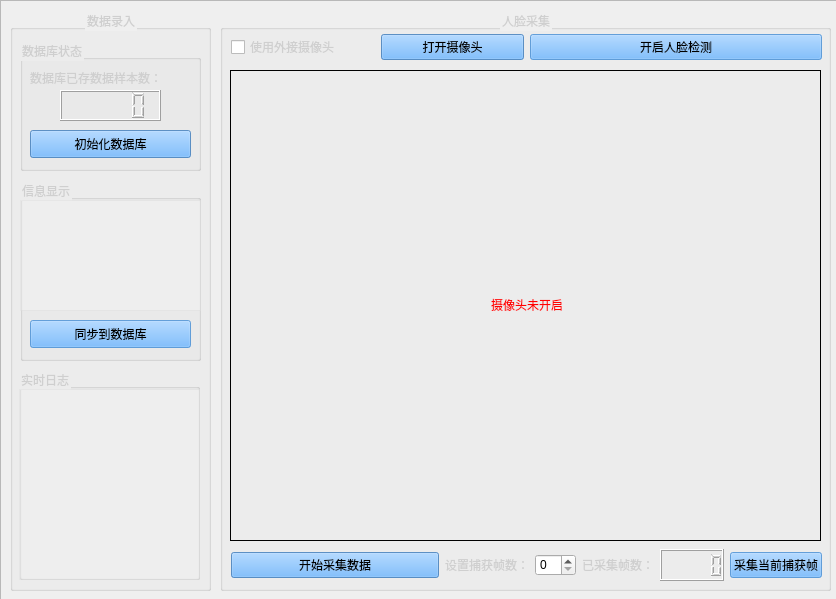
<?xml version="1.0" encoding="UTF-8"?>
<ui version="4.0">
 <class>Form</class>
 <widget class="QWidget" name="Form">
  <property name="geometry">
   <rect>
    <x>0</x>
    <y>0</y>
    <width>836</width>
    <height>599</height>
   </rect>
  </property>
  <property name="minimumSize">
   <size>
    <width>836</width>
    <height>599</height>
   </size>
  </property>
  <property name="maximumSize">
   <size>
    <width>836</width>
    <height>599</height>
   </size>
  </property>
  <property name="windowTitle">
   <string>Form</string>
  </property>
  <property name="styleSheet">
   <string notr="true"/>
  </property>
  <widget class="QFrame" name="frame">
   <property name="geometry">
    <rect>
     <x>0</x>
     <y>0</y>
     <width>841</width>
     <height>601</height>
    </rect>
   </property>
   <property name="styleSheet">
    <string notr="true">QFrame {
border-image:url(:/lay/image/login1.png);
}
QLabel {
border-image:url();
}
QPushButton {
border-image:url();
}
QCheckBox {
border-image:url();
}
QTextEdit  {
border-image:url();
}
QLCDNumber  {
border-image:url();
}
QTableWidget  {
border-image:url();
}</string>
   </property>
   <property name="frameShape">
    <enum>QFrame::StyledPanel</enum>
   </property>
   <property name="frameShadow">
    <enum>QFrame::Raised</enum>
   </property>
   <widget class="QGroupBox" name="groupBox_2">
    <property name="geometry">
     <rect>
      <x>10</x>
      <y>10</y>
      <width>201</width>
      <height>581</height>
     </rect>
    </property>
    <property name="toolTip">
     <string>&lt;html&gt;&lt;head/&gt;&lt;body&gt;&lt;p&gt;&lt;br/&gt;&lt;/p&gt;&lt;/body&gt;&lt;/html&gt;</string>
    </property>
    <property name="layoutDirection">
     <enum>Qt::LeftToRight</enum>
    </property>
    <property name="autoFillBackground">
     <bool>false</bool>
    </property>
    <property name="styleSheet">
     <string notr="true">color: rgb(207, 207, 207);</string>
    </property>
    <property name="title">
     <string>数据录入</string>
    </property>
    <property name="alignment">
     <set>Qt::AlignCenter</set>
    </property>
    <widget class="QGroupBox" name="groupBox_3">
     <property name="geometry">
      <rect>
       <x>10</x>
       <y>30</y>
       <width>181</width>
       <height>131</height>
      </rect>
     </property>
     <property name="layoutDirection">
      <enum>Qt::LeftToRight</enum>
     </property>
     <property name="title">
      <string>数据库状态</string>
     </property>
     <property name="flat">
      <bool>false</bool>
     </property>
     <property name="checkable">
      <bool>false</bool>
     </property>
     <widget class="QPushButton" name="btn_Init_mysql">
      <property name="geometry">
       <rect>
        <x>10</x>
        <y>90</y>
        <width>161</width>
        <height>28</height>
       </rect>
      </property>
      <property name="styleSheet">
       <string notr="true">background-color: rgb(85, 170, 255,200);
color: rgb(0, 0, 0);</string>
      </property>
      <property name="text">
       <string>初始化数据库</string>
      </property>
     </widget>
     <widget class="QLabel" name="label_3">
      <property name="geometry">
       <rect>
        <x>10</x>
        <y>30</y>
        <width>161</width>
        <height>16</height>
       </rect>
      </property>
      <property name="text">
       <string>数据库已存数据样本数：</string>
      </property>
     </widget>
     <widget class="QLCDNumber" name="lcd_save">
      <property name="geometry">
       <rect>
        <x>40</x>
        <y>50</y>
        <width>101</width>
        <height>31</height>
       </rect>
      </property>
     </widget>
    </widget>
    <widget class="QGroupBox" name="groupBox_4">
     <property name="geometry">
      <rect>
       <x>10</x>
       <y>170</y>
       <width>181</width>
       <height>181</height>
      </rect>
     </property>
     <property name="title">
      <string>信息显示</string>
     </property>
     <widget class="QTableWidget" name="tableWidget">
      <property name="geometry">
       <rect>
        <x>0</x>
        <y>20</y>
        <width>181</width>
        <height>111</height>
       </rect>
      </property>
      <property name="styleSheet">
       <string notr="true">background-color: rgb(255, 255, 255,60);
color: rgb(0, 0, 0);</string>
      </property>
     </widget>
     <widget class="QPushButton" name="btn_sync_mysql">
      <property name="enabled">
       <bool>false</bool>
      </property>
      <property name="geometry">
       <rect>
        <x>10</x>
        <y>140</y>
        <width>161</width>
        <height>28</height>
       </rect>
      </property>
      <property name="styleSheet">
       <string notr="true">background-color: rgb(85, 170, 255,200);
color: rgb(0, 0, 0);</string>
      </property>
      <property name="text">
       <string>同步到数据库</string>
      </property>
     </widget>
    </widget>
    <widget class="QGroupBox" name="groupBox_5">
     <property name="geometry">
      <rect>
       <x>9</x>
       <y>359</y>
       <width>181</width>
       <height>211</height>
      </rect>
     </property>
     <property name="title">
      <string>实时日志</string>
     </property>
     <widget class="QTextEdit" name="textEdit">
      <property name="geometry">
       <rect>
        <x>0</x>
        <y>20</y>
        <width>181</width>
        <height>191</height>
       </rect>
      </property>
      <property name="styleSheet">
       <string notr="true">background-color: rgb(255, 255, 255,60);
color: rgb(0, 0, 0);</string>
      </property>
     </widget>
    </widget>
   </widget>
   <widget class="QGroupBox" name="groupBox">
    <property name="geometry">
     <rect>
      <x>220</x>
      <y>10</y>
      <width>611</width>
      <height>581</height>
     </rect>
    </property>
    <property name="accessibleDescription">
     <string/>
    </property>
    <property name="layoutDirection">
     <enum>Qt::LeftToRight</enum>
    </property>
    <property name="styleSheet">
     <string notr="true">color: rgb(207, 207, 207);</string>
    </property>
    <property name="title">
     <string>人脸采集</string>
    </property>
    <property name="alignment">
     <set>Qt::AlignCenter</set>
    </property>
    <widget class="QLabel" name="face_label">
     <property name="geometry">
      <rect>
       <x>10</x>
       <y>60</y>
       <width>591</width>
       <height>471</height>
      </rect>
     </property>
     <property name="styleSheet">
      <string notr="true">
border:1px solid black
</string>
     </property>
     <property name="text">
      <string>&lt;!DOCTYPE HTML PUBLIC &quot;-//W3C//DTD HTML 4.0//EN&quot; &quot;http://www.w3.org/TR/REC-html40/strict.dtd&quot;&gt;
&lt;html&gt;&lt;head&gt;&lt;meta name=&quot;qrichtext&quot; content=&quot;1&quot; /&gt;&lt;style type=&quot;text/css&quot;&gt;
p, li { white-space: pre-wrap; }
&lt;/style&gt;&lt;/head&gt;&lt;body style=&quot; font-family:'SimSun'; font-size:9pt; font-weight:400; font-style:normal;&quot;&gt;
&lt;p align=&quot;center&quot; style=&quot; margin-top:12px; margin-bottom:12px; margin-left:0px; margin-right:0px; -qt-block-indent:0; text-indent:0px;&quot;&gt;&lt;span style=&quot; color:#ff0000;&quot;&gt;摄像头未开启&lt;/span&gt;&lt;/p&gt;&lt;/body&gt;&lt;/html&gt;</string>
     </property>
    </widget>
    <widget class="QWidget" name="layoutWidget">
     <property name="geometry">
      <rect>
       <x>11</x>
       <y>21</y>
       <width>591</width>
       <height>32</height>
      </rect>
     </property>
     <layout class="QHBoxLayout" name="horizontalLayout_2">
      <item>
       <layout class="QHBoxLayout" name="horizontalLayout">
        <item>
         <widget class="QCheckBox" name="checkBox_external">
          <property name="text">
           <string>使用外接摄像头</string>
          </property>
         </widget>
        </item>
        <item>
         <widget class="QPushButton" name="btn_open_camera">
          <property name="styleSheet">
           <string notr="true">background-color: rgb(85, 170, 255,200);
color: rgb(0, 0, 0);</string>
          </property>
          <property name="text">
           <string>打开摄像头</string>
          </property>
         </widget>
        </item>
       </layout>
      </item>
      <item>
       <widget class="QPushButton" name="btn_start_check">
        <property name="enabled">
         <bool>false</bool>
        </property>
        <property name="styleSheet">
         <string notr="true">background-color: rgb(85, 170, 255,200);
color: rgb(0, 0, 0);</string>
        </property>
        <property name="text">
         <string>开启人脸检测</string>
        </property>
       </widget>
      </item>
     </layout>
    </widget>
    <widget class="QWidget" name="layoutWidget">
     <property name="geometry">
      <rect>
       <x>11</x>
       <y>539</y>
       <width>591</width>
       <height>32</height>
      </rect>
     </property>
     <layout class="QHBoxLayout" name="horizontalLayout_6">
      <item>
       <widget class="QPushButton" name="btn_start_rec">
        <property name="styleSheet">
         <string notr="true">background-color: rgb(85, 170, 255,200);
color: rgb(0, 0, 0);</string>
        </property>
        <property name="text">
         <string>开始采集数据</string>
        </property>
       </widget>
      </item>
      <item>
       <layout class="QHBoxLayout" name="horizontalLayout_5">
        <item>
         <layout class="QHBoxLayout" name="horizontalLayout_4">
          <item>
           <widget class="QLabel" name="label">
            <property name="text">
             <string>设置捕获帧数：</string>
            </property>
           </widget>
          </item>
          <item>
           <widget class="QSpinBox" name="spinBox">
            <property name="enabled">
             <bool>true</bool>
            </property>
            <property name="styleSheet">
             <string notr="true">color: rgb(0, 0, 0);</string>
            </property>
           </widget>
          </item>
         </layout>
        </item>
        <item>
         <layout class="QHBoxLayout" name="horizontalLayout_3">
          <item>
           <widget class="QLabel" name="label_2">
            <property name="text">
             <string>已采集帧数：</string>
            </property>
           </widget>
          </item>
          <item>
           <widget class="QLCDNumber" name="lcd_rec"/>
          </item>
         </layout>
        </item>
        <item>
         <widget class="QPushButton" name="btn_rec_current">
          <property name="enabled">
           <bool>false</bool>
          </property>
          <property name="styleSheet">
           <string notr="true">background-color: rgb(85, 170, 255,200);
color: rgb(0, 0, 0);</string>
          </property>
          <property name="text">
           <string>采集当前捕获帧</string>
          </property>
         </widget>
        </item>
       </layout>
      </item>
     </layout>
    </widget>
   </widget>
  </widget>
 </widget>
 <tabstops>
  <tabstop>btn_Init_mysql</tabstop>
  <tabstop>checkBox_external</tabstop>
  <tabstop>btn_open_camera</tabstop>
  <tabstop>btn_start_check</tabstop>
  <tabstop>btn_start_rec</tabstop>
  <tabstop>btn_rec_current</tabstop>
  <tabstop>textEdit</tabstop>
  <tabstop>btn_sync_mysql</tabstop>
  <tabstop>tableWidget</tabstop>
 </tabstops>
 <resources>
  <include location="aaa.qrc"/>
 </resources>
 <connections/>
</ui>
